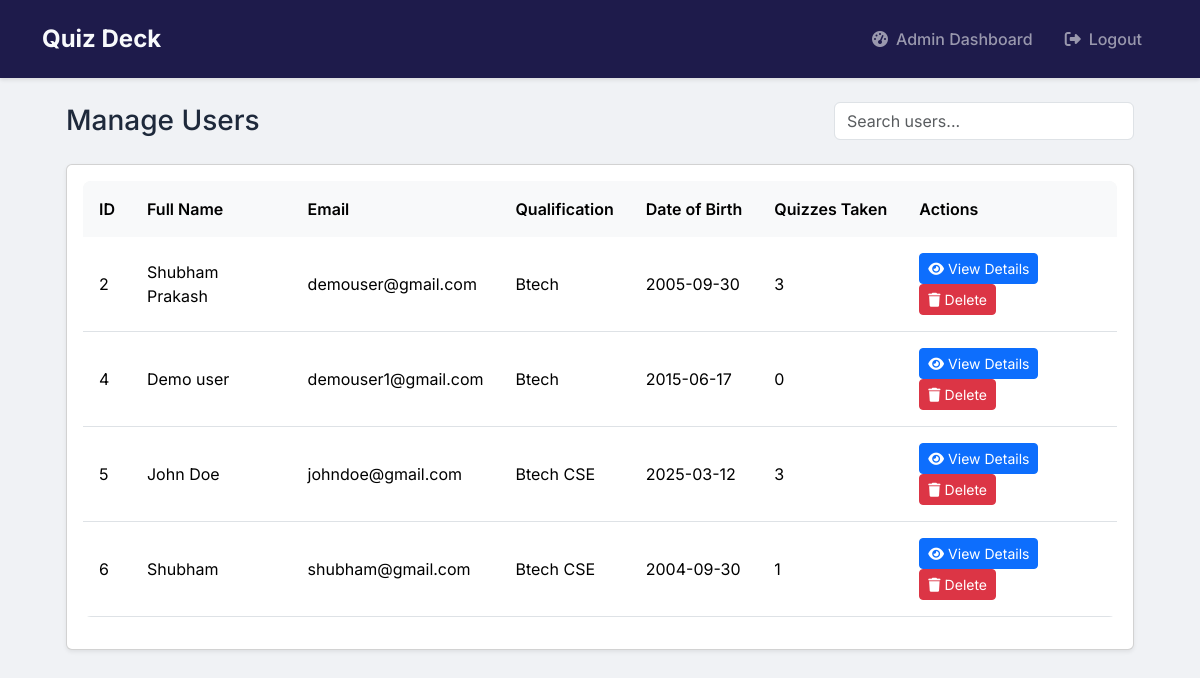
The app's page /admin/users (signed in) with its own data.
### models/models.py (models this page shows)
class User(UserMixin, db.Model):
    id = db.Column(db.Integer, primary_key=True)
    username = db.Column(db.String(120), unique=True, nullable=False)
    password = db.Column(db.String(200), nullable=False)
    full_name = db.Column(db.String(100), nullable=False)
    qualification = db.Column(db.String(100))
    dob = db.Column(db.Date)
    is_admin = db.Column(db.Boolean, default=False)
    quiz_scores = db.relationship('Score', backref='user', lazy=True)

### controllers/admin.py (the view)
@admin.route('/admin/users')
@login_required
@admin_required
def manage_users():
    users = User.query.filter_by(is_admin=False).all()
    return render_template('admin/users.html', users=users)

### app.py (called while the page is built)
@login_manager.user_loader
def load_user(user_id):
    return User.query.get(int(user_id))

### controllers/admin.py (called while the page is built)
def admin_required(f):
    @wraps(f)
    def decorated_function(*args, **kwargs):
        if not current_user.is_authenticated or not current_user.is_admin:
            flash('Access denied.', 'danger')
            return redirect(url_for('auth.login'))
        return f(*args, **kwargs)
    return decorated_function

### templates/admin/users.html (shortened to what this page needs)
{% extends "base.html" %}
{% block content %}
<div class="container-fluid px-4">
    <div class="d-flex justify-content-between align-items-center mb-4">
        <h1 class="h3 mb-0 text-gray-800">Manage Users</h1>
        <div>
            <input type="text" id="userSearch" class="form-control" placeholder="Search users...">
        </div>
    </div>
    <div class="card shadow-sm">
        <div class="card-body">
            <div class="table-responsive">
                <table class="table table-hover" id="usersTable">
                    <thead class="bg-light">
                        <tr>
                            <th>ID</th>
                            <th>Full Name</th>
                            <th>Email</th>
                            <th>Qualification</th>
                            <th>Date of Birth</th>
                            <th>Quizzes Taken</th>
                            <th>Actions</th>
                        </tr>
                    </thead>
                    <tbody>
                        {% for user in users %}
                        <tr>
                            <td>{{ user.id }}</td>
                            <td>{{ user.full_name }}</td>
                            <td>{{ user.username }}</td>
                            <td>{{ user.qualification }}</td>
                            <td>{{ user.dob.strftime('%Y-%m-%d') }}</td>
                            <td>{{ user.quiz_scores|length }}</td>
                            <td>
                                <button class="btn btn-sm btn-primary"
                                        onclick="viewUserDetails({{ user.id }})"
                                        data-bs-toggle="modal"
                                        data-bs-target="#userDetailsModal">
                                    <i class="fas fa-eye me-1"></i>View Details
                                </button>
                                <a href="{{ url_for('admin.delete_user', id=user.id) }}"
                                   class="btn btn-sm btn-danger"
                                   onclick="return confirm('Are you sure you want to delete this user?')">
                                    <i class="fas fa-trash me-1"></i>Delete
                                </a>
                            </td>
                        </tr>
                        {% endfor %}
                    </tbody>
                </table>
            </div>
        </div>
    </div>
</div>
{% endblock %}

### static/css/dashboard.css (style rules this page uses)
:root { --primary-color: #4361ee; --primary-hover: #3a56d4; --secondary-color: #3f37c9; --success-color: #4cc9f0; --info-color: #4895ef; --warning-color: #f72585; --danger-color: #e63946; --light-color: #f8f9fa; --dark-color: #212529; --gray-100: #f8f9fa; --gray-200: #e9ecef; --gray-300: #dee2e6; --gray-400: #ced4da; --gray-500: #adb5bd; --gray-600: #6c757d; --gray-700: #495057; --gray-800: #343a40; --gray-900: #212529; --border-radius: 0.75rem; --box-shadow: 0 0.5rem 1rem rgba(0, 0, 0, 0.15); --transition: all 0.3s ease; }
body { background-color: #f0f2f5; color: var(--gray-800); font-family: 'Inter', sans-serif; }

### static/css/auth.css (style rules this page uses)
:root { --primary-color: #4A90E2; --primary-dark: #357ABD; --text-primary: #2C3E50; --text-secondary: #7F8C8D; --error-color: #E74C3C; --border-radius: 12px; --input-bg: #F5F7FA; --transition: all 0.3s ease; }

### static/css/quiz.css (style rules this page uses)
:root { --primary-color: #4361ee; --primary-dark: #3a56d4; --primary-light: rgba(67, 97, 238, 0.1); --secondary-color: #3f37c9; --success-color: #4cc9f0; --success-dark: #0096c7; --warning-color: #ffd166; --warning-dark: #f9c74f; --danger-color: #ef476f; --danger-dark: #e63946; --text-primary: #2b2d42; --text-secondary: #6c757d; --background-color: #f8f9fa; --card-bg: #ffffff; --border-radius: 1rem; --border-radius-sm: 0.5rem; --box-shadow: 0 10px 15px -3px rgba(0, 0, 0, 0.1), 0 4px 6px -2px rgba(0, 0, 0, 0.05); --transition: all 0.3s ease; }

### static/css/results.css (style rules this page uses)
.table { border-radius: 0.5rem; overflow: hidden; }
.table thead th { background-color: var(--gray-100); border-bottom: none; font-weight: 600; padding: 1rem; }
.table tbody td { padding: 1rem; vertical-align: middle; }

### templates/base.html (style rules this page uses)
:root { --primary-color: #4361ee; --secondary-color: #3f37c9; --dark-color: #1e1b4b; --light-color: #f8fafc; }
body { font-family: 'Inter', sans-serif; background-color: #f0f2f5; color: #1e293b; }

### templates/admin/users.html (style rules this page uses)
#userSearch { min-width: 300px; }
.table th { white-space: nowrap; }

### records on screen
User: id "2", full_name "Shubham Prakash", username "demouser@gmail.com", qualification "Btech", dob "2005-09-30", quiz_scores|length "3"
User: id "4", full_name "Demo user", username "demouser1@gmail.com", qualification "Btech", dob "2015-06-17", quiz_scores|length "0"
User: id "5", full_name "John Doe", username "johndoe@gmail.com", qualification "Btech CSE", dob "2025-03-12", quiz_scores|length "3"
User: id "6", full_name "Shubham", username "shubham@gmail.com", qualification "Btech CSE", dob "2004-09-30", quiz_scores|length "1"
